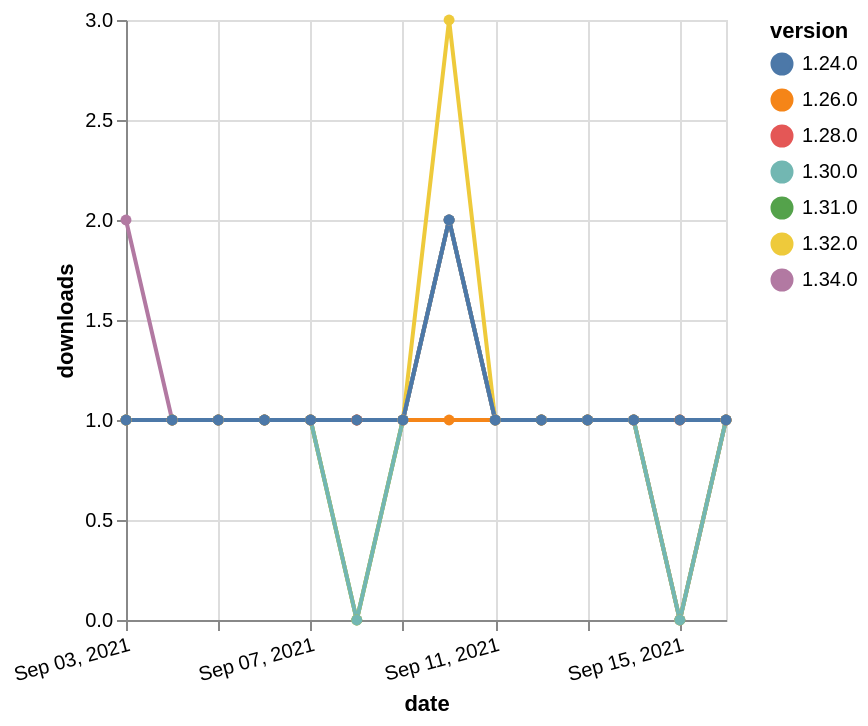

Describe this chart as a Vega-Lite specification.
### Vega-Lite specification from a JSON file in a GitHub repository (floating-point values rounded to 4 significant figures)
{"$schema": "https://vega.github.io/schema/vega-lite/v5.json", "description": "A simple bar chart with embedded data.", "data": {"values": [{"date": "2021-09-03", "total": 136, "delta": 1, "version": "1.31.0"}, {"date": "2021-09-04", "total": 137, "delta": 1, "version": "1.31.0"}, {"date": "2021-09-05", "total": 138, "delta": 1, "version": "1.31.0"}, {"date": "2021-09-06", "total": 139, "delta": 1, "version": "1.31.0"}, {"date": "2021-09-07", "total": 140, "delta": 1, "version": "1.31.0"}, {"date": "2021-09-08", "total": 140, "delta": 0, "version": "1.31.0"}, {"date": "2021-09-09", "total": 141, "delta": 1, "version": "1.31.0"}, {"date": "2021-09-10", "total": 143, "delta": 2, "version": "1.31.0"}, {"date": "2021-09-11", "total": 144, "delta": 1, "version": "1.31.0"}, {"date": "2021-09-12", "total": 145, "delta": 1, "version": "1.31.0"}, {"date": "2021-09-13", "total": 146, "delta": 1, "version": "1.31.0"}, {"date": "2021-09-14", "total": 147, "delta": 1, "version": "1.31.0"}, {"date": "2021-09-15", "total": 147, "delta": 0, "version": "1.31.0"}, {"date": "2021-09-16", "total": 148, "delta": 1, "version": "1.31.0"}, {"date": "2021-09-03", "total": 113, "delta": 2, "version": "1.34.0"}, {"date": "2021-09-04", "total": 114, "delta": 1, "version": "1.34.0"}, {"date": "2021-09-05", "total": 115, "delta": 1, "version": "1.34.0"}, {"date": "2021-09-06", "total": 116, "delta": 1, "version": "1.34.0"}, {"date": "2021-09-07", "total": 117, "delta": 1, "version": "1.34.0"}, {"date": "2021-09-08", "total": 118, "delta": 1, "version": "1.34.0"}, {"date": "2021-09-09", "total": 119, "delta": 1, "version": "1.34.0"}, {"date": "2021-09-10", "total": 121, "delta": 2, "version": "1.34.0"}, {"date": "2021-09-11", "total": 122, "delta": 1, "version": "1.34.0"}, {"date": "2021-09-12", "total": 123, "delta": 1, "version": "1.34.0"}, {"date": "2021-09-13", "total": 124, "delta": 1, "version": "1.34.0"}, {"date": "2021-09-14", "total": 125, "delta": 1, "version": "1.34.0"}, {"date": "2021-09-15", "total": 125, "delta": 0, "version": "1.34.0"}, {"date": "2021-09-16", "total": 126, "delta": 1, "version": "1.34.0"}, {"date": "2021-09-03", "total": 169, "delta": 1, "version": "1.32.0"}, {"date": "2021-09-04", "total": 170, "delta": 1, "version": "1.32.0"}, {"date": "2021-09-05", "total": 171, "delta": 1, "version": "1.32.0"}, {"date": "2021-09-06", "total": 172, "delta": 1, "version": "1.32.0"}, {"date": "2021-09-07", "total": 173, "delta": 1, "version": "1.32.0"}, {"date": "2021-09-08", "total": 173, "delta": 0, "version": "1.32.0"}, {"date": "2021-09-09", "total": 174, "delta": 1, "version": "1.32.0"}, {"date": "2021-09-10", "total": 177, "delta": 3, "version": "1.32.0"}, {"date": "2021-09-11", "total": 178, "delta": 1, "version": "1.32.0"}, {"date": "2021-09-12", "total": 179, "delta": 1, "version": "1.32.0"}, {"date": "2021-09-13", "total": 180, "delta": 1, "version": "1.32.0"}, {"date": "2021-09-14", "total": 181, "delta": 1, "version": "1.32.0"}, {"date": "2021-09-15", "total": 181, "delta": 0, "version": "1.32.0"}, {"date": "2021-09-16", "total": 182, "delta": 1, "version": "1.32.0"}, {"date": "2021-09-03", "total": 163, "delta": 1, "version": "1.28.0"}, {"date": "2021-09-04", "total": 164, "delta": 1, "version": "1.28.0"}, {"date": "2021-09-05", "total": 165, "delta": 1, "version": "1.28.0"}, {"date": "2021-09-06", "total": 166, "delta": 1, "version": "1.28.0"}, {"date": "2021-09-07", "total": 167, "delta": 1, "version": "1.28.0"}, {"date": "2021-09-08", "total": 168, "delta": 1, "version": "1.28.0"}, {"date": "2021-09-09", "total": 169, "delta": 1, "version": "1.28.0"}, {"date": "2021-09-10", "total": 171, "delta": 2, "version": "1.28.0"}, {"date": "2021-09-11", "total": 172, "delta": 1, "version": "1.28.0"}, {"date": "2021-09-12", "total": 173, "delta": 1, "version": "1.28.0"}, {"date": "2021-09-13", "total": 174, "delta": 1, "version": "1.28.0"}, {"date": "2021-09-14", "total": 175, "delta": 1, "version": "1.28.0"}, {"date": "2021-09-15", "total": 176, "delta": 1, "version": "1.28.0"}, {"date": "2021-09-16", "total": 177, "delta": 1, "version": "1.28.0"}, {"date": "2021-09-03", "total": 274, "delta": 1, "version": "1.26.0"}, {"date": "2021-09-04", "total": 275, "delta": 1, "version": "1.26.0"}, {"date": "2021-09-05", "total": 276, "delta": 1, "version": "1.26.0"}, {"date": "2021-09-06", "total": 277, "delta": 1, "version": "1.26.0"}, {"date": "2021-09-07", "total": 278, "delta": 1, "version": "1.26.0"}, {"date": "2021-09-08", "total": 279, "delta": 1, "version": "1.26.0"}, {"date": "2021-09-09", "total": 280, "delta": 1, "version": "1.26.0"}, {"date": "2021-09-10", "total": 281, "delta": 1, "version": "1.26.0"}, {"date": "2021-09-11", "total": 282, "delta": 1, "version": "1.26.0"}, {"date": "2021-09-12", "total": 283, "delta": 1, "version": "1.26.0"}, {"date": "2021-09-13", "total": 284, "delta": 1, "version": "1.26.0"}, {"date": "2021-09-14", "total": 285, "delta": 1, "version": "1.26.0"}, {"date": "2021-09-15", "total": 286, "delta": 1, "version": "1.26.0"}, {"date": "2021-09-16", "total": 287, "delta": 1, "version": "1.26.0"}, {"date": "2021-09-03", "total": 147, "delta": 1, "version": "1.30.0"}, {"date": "2021-09-04", "total": 148, "delta": 1, "version": "1.30.0"}, {"date": "2021-09-05", "total": 149, "delta": 1, "version": "1.30.0"}, {"date": "2021-09-06", "total": 150, "delta": 1, "version": "1.30.0"}, {"date": "2021-09-07", "total": 151, "delta": 1, "version": "1.30.0"}, {"date": "2021-09-08", "total": 151, "delta": 0, "version": "1.30.0"}, {"date": "2021-09-09", "total": 152, "delta": 1, "version": "1.30.0"}, {"date": "2021-09-10", "total": 154, "delta": 2, "version": "1.30.0"}, {"date": "2021-09-11", "total": 155, "delta": 1, "version": "1.30.0"}, {"date": "2021-09-12", "total": 156, "delta": 1, "version": "1.30.0"}, {"date": "2021-09-13", "total": 157, "delta": 1, "version": "1.30.0"}, {"date": "2021-09-14", "total": 158, "delta": 1, "version": "1.30.0"}, {"date": "2021-09-15", "total": 158, "delta": 0, "version": "1.30.0"}, {"date": "2021-09-16", "total": 159, "delta": 1, "version": "1.30.0"}, {"date": "2021-09-03", "total": 218, "delta": 1, "version": "1.24.0"}, {"date": "2021-09-04", "total": 219, "delta": 1, "version": "1.24.0"}, {"date": "2021-09-05", "total": 220, "delta": 1, "version": "1.24.0"}, {"date": "2021-09-06", "total": 221, "delta": 1, "version": "1.24.0"}, {"date": "2021-09-07", "total": 222, "delta": 1, "version": "1.24.0"}, {"date": "2021-09-08", "total": 223, "delta": 1, "version": "1.24.0"}, {"date": "2021-09-09", "total": 224, "delta": 1, "version": "1.24.0"}, {"date": "2021-09-10", "total": 226, "delta": 2, "version": "1.24.0"}, {"date": "2021-09-11", "total": 227, "delta": 1, "version": "1.24.0"}, {"date": "2021-09-12", "total": 228, "delta": 1, "version": "1.24.0"}, {"date": "2021-09-13", "total": 229, "delta": 1, "version": "1.24.0"}, {"date": "2021-09-14", "total": 230, "delta": 1, "version": "1.24.0"}, {"date": "2021-09-15", "total": 231, "delta": 1, "version": "1.24.0"}, {"date": "2021-09-16", "total": 232, "delta": 1, "version": "1.24.0"}]}, "width": "container", "mark": {"type": "line", "point": {"filled": true}}, "encoding": {"x": {"field": "date", "type": "temporal", "timeUnit": "yearmonthdate", "title": "date", "axis": {"labelAngle": -15}}, "y": {"field": "delta", "type": "quantitative", "title": "downloads"}, "color": {"field": "version", "type": "nominal"}, "tooltip": {"field": "delta"}}}
